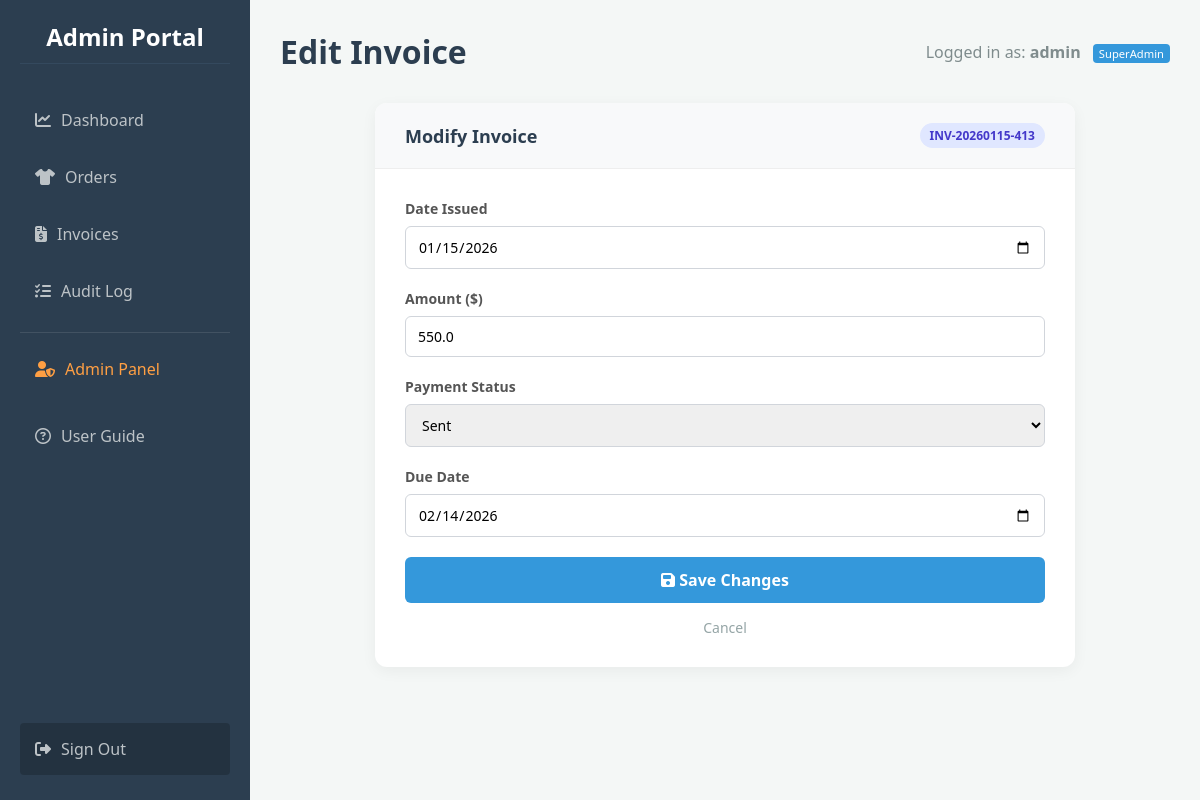
/invoices/edit/5 (signed in), run on an earlier commit of the app's database.
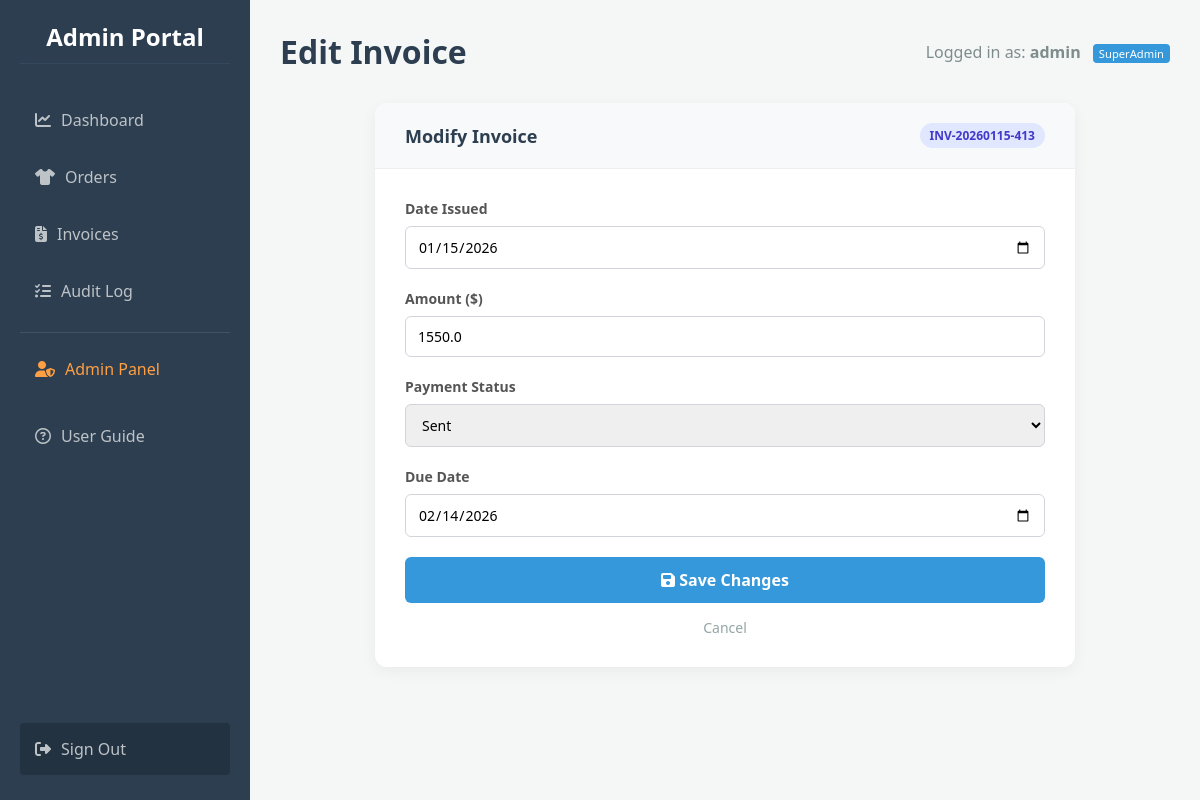
And on a later commit of the database.
### app.py (models this page shows)
class Invoice(db.Model):
    id = db.Column(db.Integer, primary_key=True)
    invoice_code = db.Column(db.String(50), unique=True, nullable=False)
    order_id = db.Column(db.Integer, db.ForeignKey('order.id'))
    client_id = db.Column(db.Integer, db.ForeignKey('client.id'), nullable=False)
    amount = db.Column(db.Float, nullable=False)
    status = db.Column(db.String(50), default='Pending')
    date_created = db.Column(db.DateTime, default=datetime.utcnow)
    date_due = db.Column(db.DateTime)
    client = db.relationship('Client', backref=db.backref('invoices', lazy=True))
    order = db.relationship('Order', backref=db.backref('invoice', uselist=False))

### app.py (the view, shortened to what this page needs)
@app.route('/invoices/edit/<int:invoice_id>', methods=['GET', 'POST'])
@admin_required
def edit_invoice(invoice_id):
    invoice = Invoice.query.get_or_404(invoice_id)
    return render_template('edit_invoice.html', invoice=invoice)

### app.py (called while the page is built)
@app.before_request
def load_user():
    g.user = None
    if 'user_id' in session: g.user = User.query.get(session['user_id'])

def admin_required(f):
    @wraps(f)
    def decorated_function(*args, **kwargs):
        if not g.user or g.user.role != 'SuperAdmin':
            flash("Access Denied: You do not have permission to view this page.", "danger")
            return redirect(url_for('dashboard'))
        return f(*args, **kwargs)
    return decorated_function

### templates/edit_invoice.html (shortened to what this page needs)
{% extends "base.html" %}
{% block header %}
    Edit Invoice
{% endblock %}
{% block content %}
<div class="form-card">
    <div class="form-header">
        <h3>Modify Invoice</h3>
        <span class="inv-tag">{{ invoice.invoice_code }}</span>
    </div>
    <div class="form-body">
        <form method="POST">
            <div class="form-row">
                <label>Date Issued</label>
                <input type="date" name="date_created" class="input-field" value="{{ invoice.date_created.strftime('%Y-%m-%d') }}" required>
            </div>
            <div class="form-row">
                <label>Amount ($)</label>
                <input type="number" step="0.01" name="amount" class="input-field" value="{{ invoice.amount }}" required>
            </div>
            <div class="form-row">
                <label>Payment Status</label>
                <select name="status" class="input-field">
                    <option value="Sent" {% if invoice.status == 'Sent' %}selected{% endif %}>Sent</option>
                </select>
            </div>
            <div class="form-row">
                <label>Due Date</label>
                <input type="date" name="date_due" class="input-field" value="{{ invoice.date_due.strftime('%Y-%m-%d') }}" required>
            </div>
            <button type="submit" class="submit-btn">
                <i class="fa-solid fa-floppy-disk"></i> Save Changes
            </button>
            <a href="{{ url_for('view_invoice', invoice_id=invoice.id) }}" class="cancel-link">Cancel</a>
        </form>
    </div>
</div>
{% endblock %}

What changed in the data, as far as the page shows it:
changed Invoice "INV-20260115-413": amount "550.0" → "1550.0"
